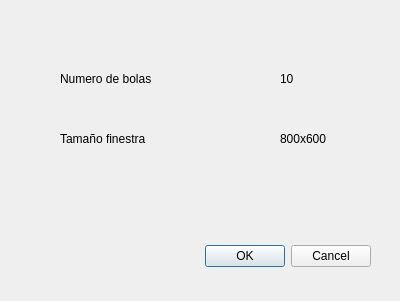
<?xml version="1.0" encoding="UTF-8"?>
<ui version="4.0">
 <class>DInformacion</class>
 <widget class="QDialog" name="DInformacion">
  <property name="geometry">
   <rect>
    <x>0</x>
    <y>0</y>
    <width>400</width>
    <height>301</height>
   </rect>
  </property>
  <property name="windowTitle">
   <string>Dialog</string>
  </property>
  <widget class="QDialogButtonBox" name="buttonBox">
   <property name="geometry">
    <rect>
     <x>30</x>
     <y>240</y>
     <width>341</width>
     <height>32</height>
    </rect>
   </property>
   <property name="orientation">
    <enum>Qt::Horizontal</enum>
   </property>
   <property name="standardButtons">
    <set>QDialogButtonBox::Cancel|QDialogButtonBox::Ok</set>
   </property>
  </widget>
  <widget class="QLabel" name="NumBolas">
   <property name="geometry">
    <rect>
     <x>60</x>
     <y>70</y>
     <width>121</width>
     <height>17</height>
    </rect>
   </property>
   <property name="text">
    <string>Numero de bolas</string>
   </property>
  </widget>
  <widget class="QLabel" name="TamFinestra">
   <property name="geometry">
    <rect>
     <x>60</x>
     <y>130</y>
     <width>121</width>
     <height>17</height>
    </rect>
   </property>
   <property name="text">
    <string>Tamaño finestra</string>
   </property>
  </widget>
  <widget class="QLabel" name="NumBolasModificar">
   <property name="geometry">
    <rect>
     <x>280</x>
     <y>70</y>
     <width>67</width>
     <height>17</height>
    </rect>
   </property>
   <property name="text">
    <string>10</string>
   </property>
  </widget>
  <widget class="QLabel" name="ResolucionPantalla">
   <property name="geometry">
    <rect>
     <x>280</x>
     <y>130</y>
     <width>67</width>
     <height>17</height>
    </rect>
   </property>
   <property name="text">
    <string>800x600</string>
   </property>
  </widget>
 </widget>
 <resources/>
 <connections>
  <connection>
   <sender>buttonBox</sender>
   <signal>accepted()</signal>
   <receiver>DInformacion</receiver>
   <slot>accept()</slot>
   <hints>
    <hint type="sourcelabel">
     <x>248</x>
     <y>254</y>
    </hint>
    <hint type="destinationlabel">
     <x>157</x>
     <y>274</y>
    </hint>
   </hints>
  </connection>
  <connection>
   <sender>buttonBox</sender>
   <signal>rejected()</signal>
   <receiver>DInformacion</receiver>
   <slot>reject()</slot>
   <hints>
    <hint type="sourcelabel">
     <x>316</x>
     <y>260</y>
    </hint>
    <hint type="destinationlabel">
     <x>286</x>
     <y>274</y>
    </hint>
   </hints>
  </connection>
 </connections>
</ui>
